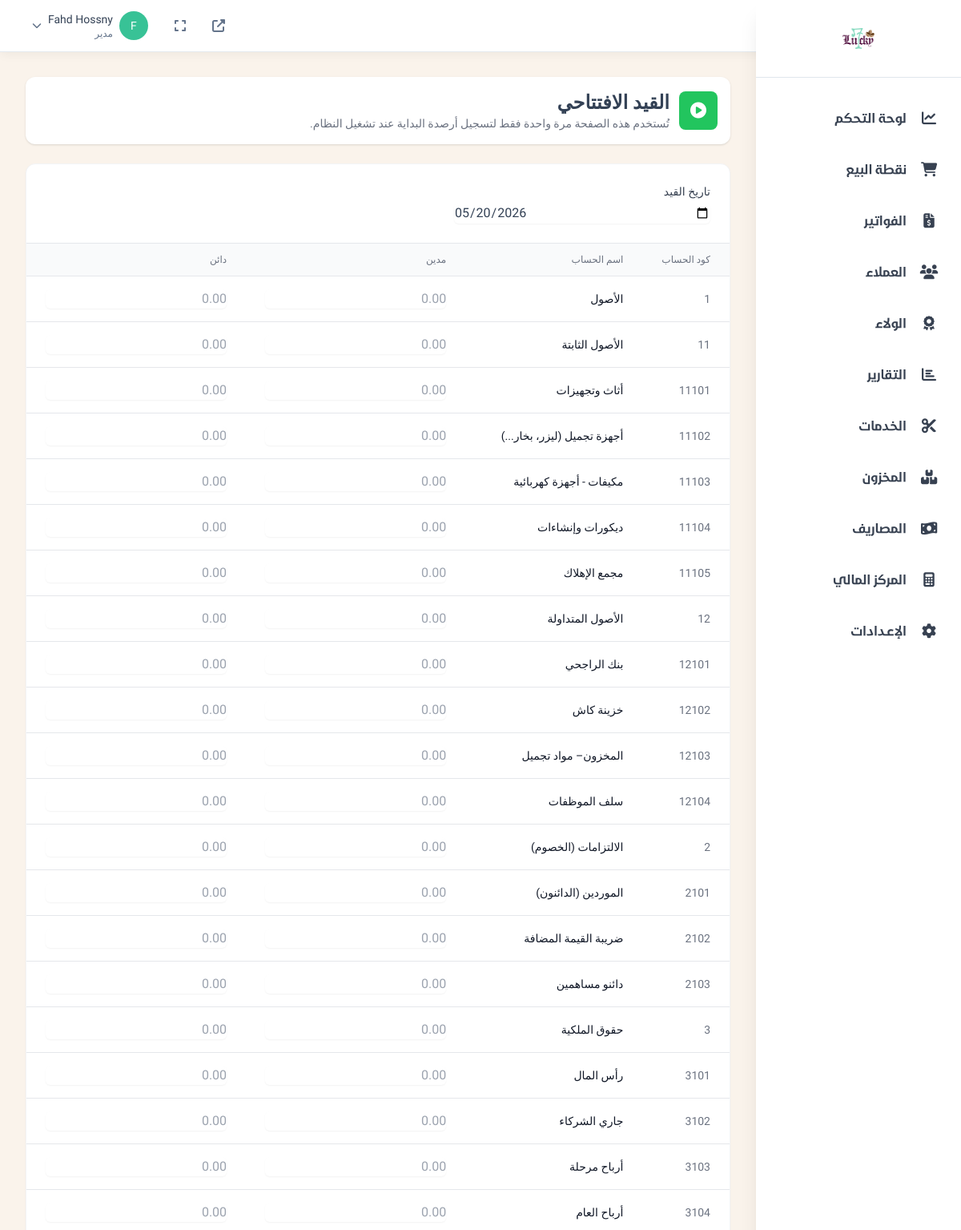
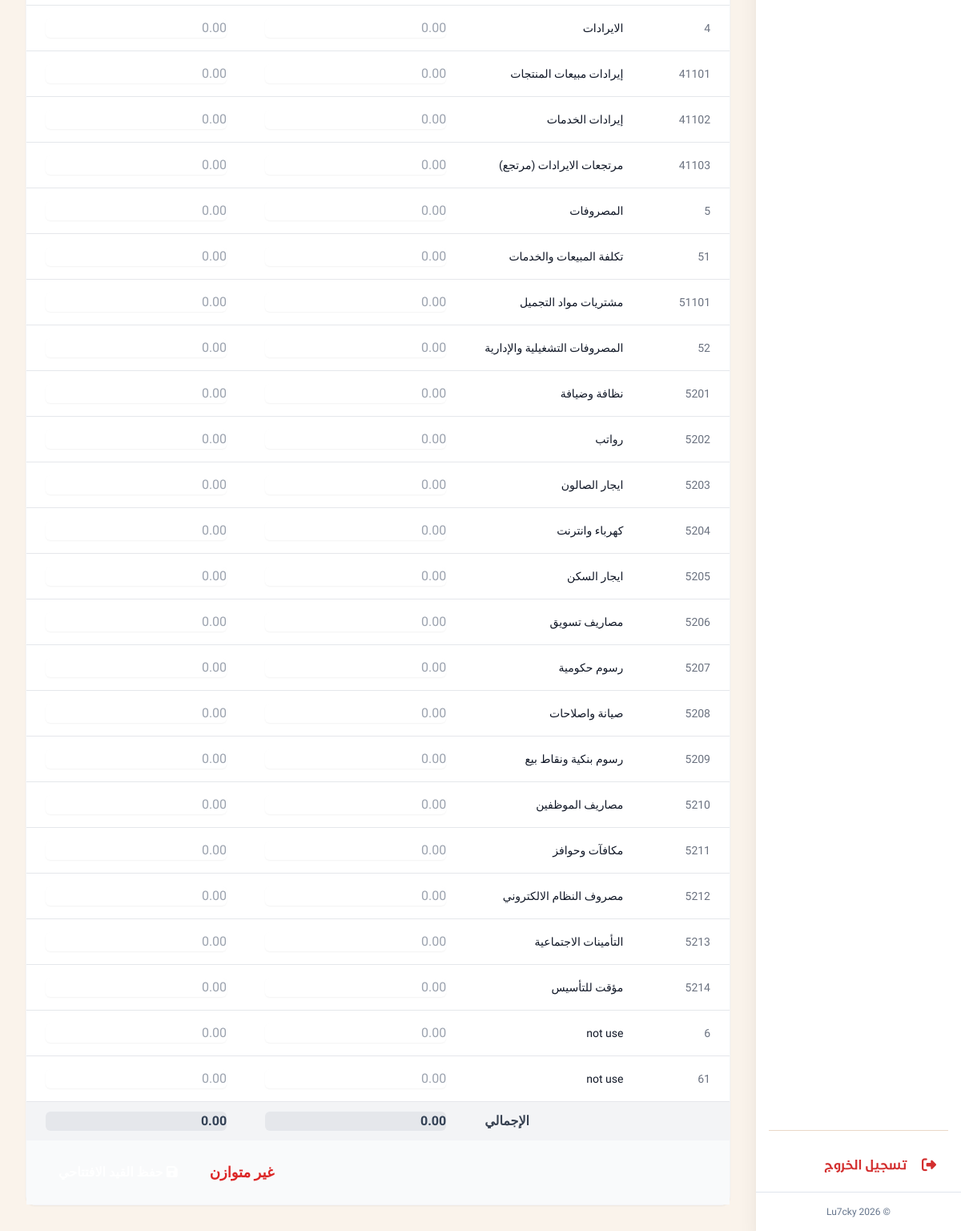
Page /admin/opening_entry.php (signed in) on the committed database (2 pictures, top to bottom).
### tables this page shows
CREATE TABLE `accounting_charts_of_accounts` (
  `id` int(11) NOT NULL,
  `account_code` varchar(50) NOT NULL,
  `account_name_ar` varchar(255) NOT NULL,
  `account_name_en` varchar(255) DEFAULT NULL,
  `account_type_id` int(11) NOT NULL,
  `parent_account_id` int(11) DEFAULT NULL,
  `is_active` tinyint(1) NOT NULL DEFAULT 1,
  `description` text DEFAULT NULL,
  `created_at` timestamp NOT NULL DEFAULT current_timestamp(),
  `updated_at` timestamp NULL DEFAULT NULL ON UPDATE current_timestamp()
);

### admin/opening_entry.php (the view, shortened to what this page needs)
<?php
$database = new Database();
$db = $database->getConnection();
$opening_entry_exists = false;
try {
    $accounts_stmt = $db->query("SELECT id, account_code, account_name_ar FROM accounting_charts_of_accounts WHERE is_active = 1 ORDER BY account_code ASC");
    $chart_of_accounts = $accounts_stmt->fetchAll(PDO::FETCH_ASSOC);
} catch (Exception $e) {
    $chart_of_accounts = [];
    $_SESSION['error'] = "خطأ في جلب شجرة الحسابات: " . $e->getMessage();
}
?>
<div class="bg-white rounded-xl shadow mb-6 p-4">
    <div class="flex items-center gap-3">
        <div class="w-12 h-12 bg-green-500 rounded-lg flex items-center justify-center text-white">
            <i class="fas fa-play-circle text-xl"></i>
        </div>
        <div>
            <h1 class="text-2xl font-bold text-mai-dark-brown">القيد الافتتاحي</h1>
            <p class="text-sm text-gray-500">تُستخدم هذه الصفحة مرة واحدة فقط لتسجيل أرصدة البداية عند تشغيل النظام.</p>
        </div>
    </div>
</div>
<?php if ($opening_entry_exists): ?>
    <div class="bg-yellow-100 border-l-4 border-yellow-500 text-yellow-700 p-4 rounded-lg" role="alert">
        <p class="font-bold">تنبيه!</p>
        <p>لقد تم تسجيل القيد الافتتاحي مسبقاً. لا يمكن إنشاء قيد افتتاحي آخر.</p>
    </div>
<?php else: ?>
<form method="POST" action="opening_entry.php" id="opening-entry-form" class="bg-white rounded-xl shadow-sm border border-gray-100">
    <div class="p-6 border-b">
        <label for="entry_date" class="block text-sm font-medium text-gray-700">تاريخ القيد</label>
        <input type="date" name="entry_date" id="entry_date" value="<?php echo date('Y-m-d'); ?>" class="mt-1 block w-full max-w-xs border-gray-300 rounded-md shadow-sm">
    </div>
    <div class="overflow-x-auto">
        <table class="min-w-full divide-y divide-gray-200">
            <thead class="bg-gray-50">
                <tr>
                    <th class="px-6 py-3 text-right text-xs font-medium text-gray-500 uppercase">كود الحساب</th>
                    <th class="px-6 py-3 text-right text-xs font-medium text-gray-500 uppercase">اسم الحساب</th>
                    <th class="px-6 py-3 text-right text-xs font-medium text-gray-500 uppercase">مدين</th>
                    <th class="px-6 py-3 text-right text-xs font-medium text-gray-500 uppercase">دائن</th>
                </tr>
            </thead>
            <tbody class="bg-white divide-y divide-gray-200">
                <?php foreach ($chart_of_accounts as $account): ?>
                <tr>
                    <td class="px-6 py-4 whitespace-nowrap text-sm text-gray-500"><?php echo htmlspecialchars($account['account_code']); ?></td>
                    <td class="px-6 py-4 whitespace-nowrap text-sm font-medium text-gray-900"><?php echo htmlspecialchars($account['account_name_ar']); ?></td>
                    <td class="px-6 py-4">
                        <input type="number" step="0.01" name="accounts[<?php echo $account['id']; ?>][debit]" class="w-full text-right border-gray-300 rounded-md shadow-sm debit-input" placeholder="0.00">
                    </td>
                    <td class="px-6 py-4">
                        <input type="number" step="0.01" name="accounts[<?php echo $account['id']; ?>][credit]" class="w-full text-right border-gray-300 rounded-md shadow-sm credit-input" placeholder="0.00">
                    </td>
                </tr>
                <?php endforeach; ?>
            </tbody>
            <tfoot class="bg-gray-100">
                <tr>
                    <td colspan="2" class="px-6 py-3 text-left font-bold text-gray-700">الإجمالي</td>
                    <td class="px-6 py-3">
                        <input type="text" id="total_debit" class="w-full text-right bg-gray-200 border-gray-300 rounded-md font-bold" readonly>
                    </td>
                    <td class="px-6 py-3">
                        <input type="text" id="total_credit" class="w-full text-right bg-gray-200 border-gray-300 rounded-md font-bold" readonly>
                    </td>
                </tr>
            </tfoot>
        </table>
    </div>
    <div class="p-4 bg-gray-50 flex justify-end items-center gap-4">
         <div id="balance-status" class="font-bold text-lg"></div>
         <button type="submit" class="px-6 py-3 bg-mai-brown text-white rounded-lg hover:bg-mai-dark-brown font-bold">
            <i class="fas fa-save"></i> حفظ القيد الافتتاحي
         </button>
    </div>
</form>
<?php endif; ?>
<?php
include 'layouts/responsive_base.php';
?>

### admin/layouts/responsive_base.php (style rules this page uses)
body { font-family: 'Tajawal', sans-serif; background-color: #FAF3EB; }

### rows in the picture
accounting_charts_of_accounts: account_code "1", account_name_ar "الأصول"
accounting_charts_of_accounts: account_code "11", account_name_ar "الأصول الثابتة"
accounting_charts_of_accounts: account_code "11101", account_name_ar "أثاث وتجهيزات"
accounting_charts_of_accounts: account_code "11102", account_name_ar "أجهزة تجميل (ليزر، بخار...)"
accounting_charts_of_accounts: account_code "11103", account_name_ar "مكيفات - أجهزة كهربائية"
accounting_charts_of_accounts: account_code "11104", account_name_ar "ديكورات وإنشاءات"
accounting_charts_of_accounts: account_code "11105", account_name_ar "مجمع الإهلاك"
accounting_charts_of_accounts: account_code "12", account_name_ar "الأصول المتداولة"
accounting_charts_of_accounts: account_code "12101", account_name_ar "بنك الراجحي"
accounting_charts_of_accounts: account_code "12102", account_name_ar "خزينة كاش"
accounting_charts_of_accounts: account_code "12103", account_name_ar "المخزون– مواد تجميل"
accounting_charts_of_accounts: account_code "12104", account_name_ar "سلف الموظفات"
accounting_charts_of_accounts: account_code "2", account_name_ar "الالتزامات (الخصوم)"
accounting_charts_of_accounts: account_code "2101", account_name_ar "الموردين (الدائنون)"
accounting_charts_of_accounts: account_code "2102", account_name_ar "ضريبة القيمة المضافة"
accounting_charts_of_accounts: account_code "2103", account_name_ar "دائنو مساهمين"
accounting_charts_of_accounts: account_code "3", account_name_ar "حقوق الملكية"
accounting_charts_of_accounts: account_code "3101", account_name_ar "رأس المال"
accounting_charts_of_accounts: account_code "3102", account_name_ar "جاري الشركاء"
accounting_charts_of_accounts: account_code "3103", account_name_ar "أرباح مرحلة"
accounting_charts_of_accounts: account_code "3104", account_name_ar "أرباح العام"
accounting_charts_of_accounts: account_code "4", account_name_ar "الايرادات"
accounting_charts_of_accounts: account_code "41101", account_name_ar "إيرادات مبيعات المنتجات"
accounting_charts_of_accounts: account_code "41102", account_name_ar "إيرادات الخدمات"
accounting_charts_of_accounts: account_code "41103", account_name_ar "مرتجعات الايرادات (مرتجع)"
accounting_charts_of_accounts: account_code "5", account_name_ar "المصروفات"
accounting_charts_of_accounts: account_code "51", account_name_ar "تكلفة المبيعات والخدمات"
accounting_charts_of_accounts: account_code "51101", account_name_ar "مشتريات مواد التجميل"
accounting_charts_of_accounts: account_code "52", account_name_ar "المصروفات التشغيلية والإدارية"
accounting_charts_of_accounts: account_code "5201", account_name_ar "نظافة وضيافة"
accounting_charts_of_accounts: account_code "5202", account_name_ar "رواتب"
accounting_charts_of_accounts: account_code "5203", account_name_ar "ايجار الصالون"
accounting_charts_of_accounts: account_code "5204", account_name_ar "كهرباء وانترنت"
accounting_charts_of_accounts: account_code "5205", account_name_ar "ايجار السكن"
accounting_charts_of_accounts: account_code "5206", account_name_ar "مصاريف تسويق"
accounting_charts_of_accounts: account_code "5207", account_name_ar "رسوم حكومية"
accounting_charts_of_accounts: account_code "5208", account_name_ar "صيانة واصلاحات"
accounting_charts_of_accounts: account_code "5209", account_name_ar "رسوم بنكية ونقاط بيع"
accounting_charts_of_accounts: account_code "5210", account_name_ar "مصاريف الموظفين"
accounting_charts_of_accounts: account_code "5211", account_name_ar "مكافآت وحوافز"
accounting_charts_of_accounts: account_code "5212", account_name_ar "مصروف النظام الالكتروني"
accounting_charts_of_accounts: account_code "5213", account_name_ar "التأمينات الاجتماعية"
accounting_charts_of_accounts: account_code "5214", account_name_ar "مؤقت للتأسيس"
accounting_charts_of_accounts: account_code "6", account_name_ar "not use"
accounting_charts_of_accounts: account_code "61", account_name_ar "not use"

### other values in the picture
mb_substr($current_admin['username'], 0, 1) "F"
$current_admin['username'] "Fahd Hossny"
$current_admin['role'] "مدير"
$item['title'] "لوحة التحكم"
$item['title'] "نقطة البيع"
$item['title'] "الفواتير"
$item['title'] "العملاء"
$item['title'] "الولاء"
$item['title'] "التقارير"
$item['title'] "الخدمات"
$item['title'] "المخزون"
$item['title'] "المصاريف"
$item['title'] "المركز المالي"
$item['title'] "الإعـدادات"
